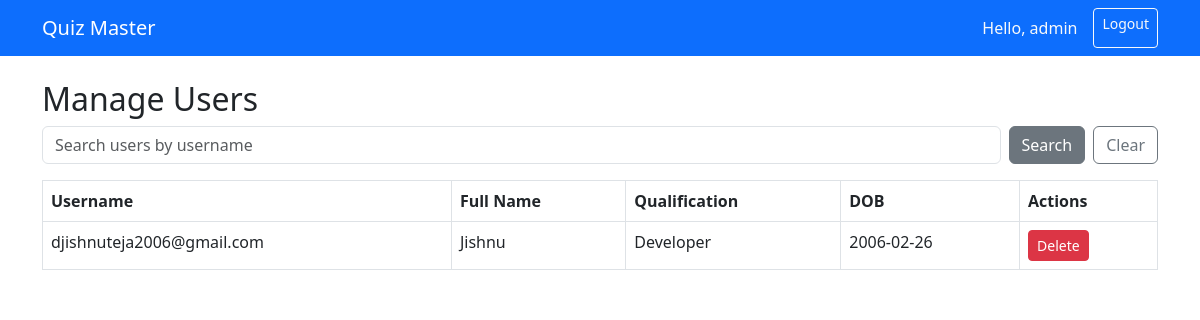
Page /admin/users (signed in) on the committed database.
### tables this page shows
CREATE TABLE users (
                id INTEGER PRIMARY KEY AUTOINCREMENT,
                username TEXT UNIQUE NOT NULL,
                password TEXT NOT NULL,
                full_name TEXT NOT NULL,
                qualification TEXT NOT NULL,
                dob TEXT NOT NULL,
                role TEXT NOT NULL DEFAULT 'user',
                email TEXT,
                last_login DATETIME
            );

### app.py (the view)
@app.route('/admin/users', methods=['GET'])
@admin_required
def manage_users():
    conn = get_db_connection()
    cursor = conn.cursor()
    search_query = request.args.get('search', '').strip()
    if search_query:
        users = cursor.execute(
            "SELECT id, username, full_name, qualification, dob, email FROM users WHERE role='user' AND username LIKE ?",
            ('%' + search_query + '%',)
        ).fetchall()
    else:
        users = cursor.execute("SELECT id, username, full_name, qualification, dob, email FROM users WHERE role='user'").fetchall()
    conn.close()
    return render_template('manage_users.html', users=users, search_query=search_query)

### app.py (called while the page is built)
def get_db_connection():
    conn = sqlite3.connect(db_file)
    conn.row_factory = sqlite3.Row
    return conn

def admin_required(f):
    @wraps(f)
    def decorated_function(*args, **kwargs):
        if 'user' not in session or session.get('role') != 'admin':
            flash('Admin login required.', 'warning')
            return redirect(url_for('login'))
        return f(*args, **kwargs)
    return decorated_function

### templates/manage_users.html (shortened to what this page needs)
{% extends "base.html" %}
{% block content %}
<h2>Manage Users</h2>
<form method="GET" class="mb-3 d-flex gap-2">
  <input type="text" name="search" placeholder="Search users by username" value="{{ search_query }}" class="form-control" />
  <button type="submit" class="btn btn-secondary">Search</button>
  <a href="{{ url_for('manage_users') }}" class="btn btn-outline-secondary">Clear</a>
</form>
<table class="table table-bordered">
  <thead><tr><th>Username</th><th>Full Name</th><th>Qualification</th><th>DOB</th><th>Actions</th></tr></thead>
  <tbody>
    {% for user in users %}
    <tr>
      <td>{{ user['username'] }}</td>
      <td>{{ user['full_name'] }}</td>
      <td>{{ user['qualification'] }}</td>
      <td>{{ user['dob'] }}</td>
      <td>
        <a href="{{ url_for('delete_user', user_id=user['id']) }}" class="btn btn-danger btn-sm" onclick="return confirm('Delete this user?')">Delete</a>
      </td>
    </tr>
    {% else %}
    <tr><td colspan="5">No users found.</td></tr>
    {% endfor %}
  </tbody>
</table>
{% endblock %}

### rows in the picture
users: username "djishnuteja2006@gmail.com", full_name "Jishnu", qualification "Developer", dob "2006-02-26"

### other values in the picture
{{ session['user'] }} "admin"
